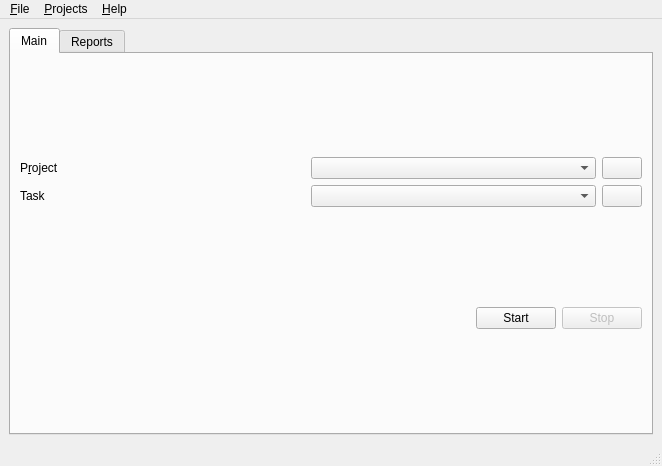
<?xml version="1.0" encoding="UTF-8"?>
<ui version="4.0">
 <class>QTracker</class>
 <widget class="QMainWindow" name="QTracker">
  <property name="geometry">
   <rect>
    <x>0</x>
    <y>0</y>
    <width>662</width>
    <height>466</height>
   </rect>
  </property>
  <property name="minimumSize">
   <size>
    <width>40</width>
    <height>40</height>
   </size>
  </property>
  <property name="windowTitle">
   <string>QTracker v 0.1</string>
  </property>
  <widget class="QWidget" name="centralwidget">
   <layout class="QHBoxLayout" name="horizontalLayout_2">
    <item>
     <widget class="QTabWidget" name="tabWidget">
      <property name="currentIndex">
       <number>0</number>
      </property>
      <widget class="QWidget" name="tab">
       <attribute name="title">
        <string>Main</string>
       </attribute>
       <layout class="QVBoxLayout" name="verticalLayout">
        <item>
         <layout class="QGridLayout" name="gridLayout">
          <item row="0" column="0">
           <widget class="QLabel" name="label">
            <property name="text">
             <string>P&amp;roject</string>
            </property>
            <property name="buddy">
             <cstring>project_combo</cstring>
            </property>
           </widget>
          </item>
          <item row="0" column="1">
           <widget class="QComboBox" name="project_combo"/>
          </item>
          <item row="0" column="2">
           <widget class="QPushButton" name="addproject_button">
            <property name="sizePolicy">
             <sizepolicy hsizetype="Fixed" vsizetype="Fixed">
              <horstretch>0</horstretch>
              <verstretch>0</verstretch>
             </sizepolicy>
            </property>
            <property name="text">
             <string/>
            </property>
            <property name="icon">
             <iconset resource="qtracker.qrc">
              <normaloff>:/icons/add.png</normaloff>:/icons/add.png</iconset>
            </property>
            <property name="iconSize">
             <size>
              <width>26</width>
              <height>26</height>
             </size>
            </property>
            <property name="flat">
             <bool>false</bool>
            </property>
           </widget>
          </item>
          <item row="1" column="0">
           <widget class="QLabel" name="label_2">
            <property name="text">
             <string>Task</string>
            </property>
            <property name="buddy">
             <cstring>task_combo</cstring>
            </property>
           </widget>
          </item>
          <item row="1" column="1">
           <widget class="QComboBox" name="task_combo"/>
          </item>
          <item row="1" column="2">
           <widget class="QPushButton" name="addtask_button">
            <property name="sizePolicy">
             <sizepolicy hsizetype="Fixed" vsizetype="Fixed">
              <horstretch>0</horstretch>
              <verstretch>0</verstretch>
             </sizepolicy>
            </property>
            <property name="text">
             <string/>
            </property>
            <property name="icon">
             <iconset resource="qtracker.qrc">
              <normaloff>:/icons/add.png</normaloff>:/icons/add.png</iconset>
            </property>
            <property name="iconSize">
             <size>
              <width>26</width>
              <height>26</height>
             </size>
            </property>
            <property name="flat">
             <bool>false</bool>
            </property>
           </widget>
          </item>
         </layout>
        </item>
        <item>
         <layout class="QHBoxLayout" name="horizontalLayout">
          <item>
           <spacer name="horizontalSpacer">
            <property name="orientation">
             <enum>Qt::Horizontal</enum>
            </property>
            <property name="sizeHint" stdset="0">
             <size>
              <width>40</width>
              <height>20</height>
             </size>
            </property>
           </spacer>
          </item>
          <item>
           <widget class="QPushButton" name="start_button">
            <property name="sizePolicy">
             <sizepolicy hsizetype="Preferred" vsizetype="Fixed">
              <horstretch>0</horstretch>
              <verstretch>0</verstretch>
             </sizepolicy>
            </property>
            <property name="text">
             <string>Start</string>
            </property>
           </widget>
          </item>
          <item>
           <widget class="QPushButton" name="stop_button">
            <property name="enabled">
             <bool>false</bool>
            </property>
            <property name="text">
             <string>Stop</string>
            </property>
           </widget>
          </item>
         </layout>
        </item>
       </layout>
      </widget>
      <widget class="QWidget" name="tab_2">
       <attribute name="title">
        <string>Reports</string>
       </attribute>
       <layout class="QVBoxLayout" name="verticalLayout_2">
        <item>
         <widget class="QTreeWidget" name="time_report">
          <column>
           <property name="text">
            <string>Project</string>
           </property>
          </column>
          <column>
           <property name="text">
            <string>Time Spent</string>
           </property>
           <property name="textAlignment">
            <set>AlignHCenter|AlignVCenter|AlignCenter</set>
           </property>
          </column>
          <column>
           <property name="text">
            <string>Slots</string>
           </property>
          </column>
         </widget>
        </item>
        <item>
         <layout class="QHBoxLayout" name="horizontalLayout_3">
          <item>
           <spacer name="horizontalSpacer_2">
            <property name="orientation">
             <enum>Qt::Horizontal</enum>
            </property>
            <property name="sizeHint" stdset="0">
             <size>
              <width>40</width>
              <height>20</height>
             </size>
            </property>
           </spacer>
          </item>
          <item>
           <widget class="QPushButton" name="rebuild">
            <property name="text">
             <string>Rebuild</string>
            </property>
           </widget>
          </item>
         </layout>
        </item>
       </layout>
      </widget>
     </widget>
    </item>
   </layout>
  </widget>
  <widget class="QMenuBar" name="menubar">
   <property name="geometry">
    <rect>
     <x>0</x>
     <y>0</y>
     <width>662</width>
     <height>25</height>
    </rect>
   </property>
   <widget class="QMenu" name="menuFile">
    <property name="title">
     <string>&amp;File</string>
    </property>
    <addaction name="file_exit"/>
   </widget>
   <widget class="QMenu" name="menu_Help">
    <property name="title">
     <string>&amp;Help</string>
    </property>
    <addaction name="action_About"/>
   </widget>
   <widget class="QMenu" name="menu_Projects">
    <property name="title">
     <string>&amp;Projects</string>
    </property>
    <widget class="QMenu" name="menuScada4">
     <property name="title">
      <string>Scada4</string>
     </property>
     <addaction name="actionAdd_SubTask"/>
     <addaction name="separator"/>
     <addaction name="actionServer"/>
    </widget>
    <addaction name="action_Add_Project"/>
    <addaction name="separator"/>
    <addaction name="menuScada4"/>
   </widget>
   <addaction name="menuFile"/>
   <addaction name="menu_Projects"/>
   <addaction name="menu_Help"/>
  </widget>
  <widget class="QStatusBar" name="statusbar"/>
  <action name="file_exit">
   <property name="text">
    <string>&amp;Quit</string>
   </property>
   <property name="shortcut">
    <string>Ctrl+Q</string>
   </property>
  </action>
  <action name="action_About">
   <property name="text">
    <string>&amp;About</string>
   </property>
  </action>
  <action name="action_Add_Project">
   <property name="text">
    <string>&amp;Add Project</string>
   </property>
  </action>
  <action name="actionAdd_SubTask">
   <property name="text">
    <string>Add SubTask</string>
   </property>
  </action>
  <action name="actionServer">
   <property name="text">
    <string>Server</string>
   </property>
  </action>
 </widget>
 <resources>
  <include location="qtracker.qrc"/>
 </resources>
 <connections>
  <connection>
   <sender>file_exit</sender>
   <signal>triggered()</signal>
   <receiver>QTracker</receiver>
   <slot>close()</slot>
   <hints>
    <hint type="sourcelabel">
     <x>-1</x>
     <y>-1</y>
    </hint>
    <hint type="destinationlabel">
     <x>333</x>
     <y>292</y>
    </hint>
   </hints>
  </connection>
 </connections>
</ui>
